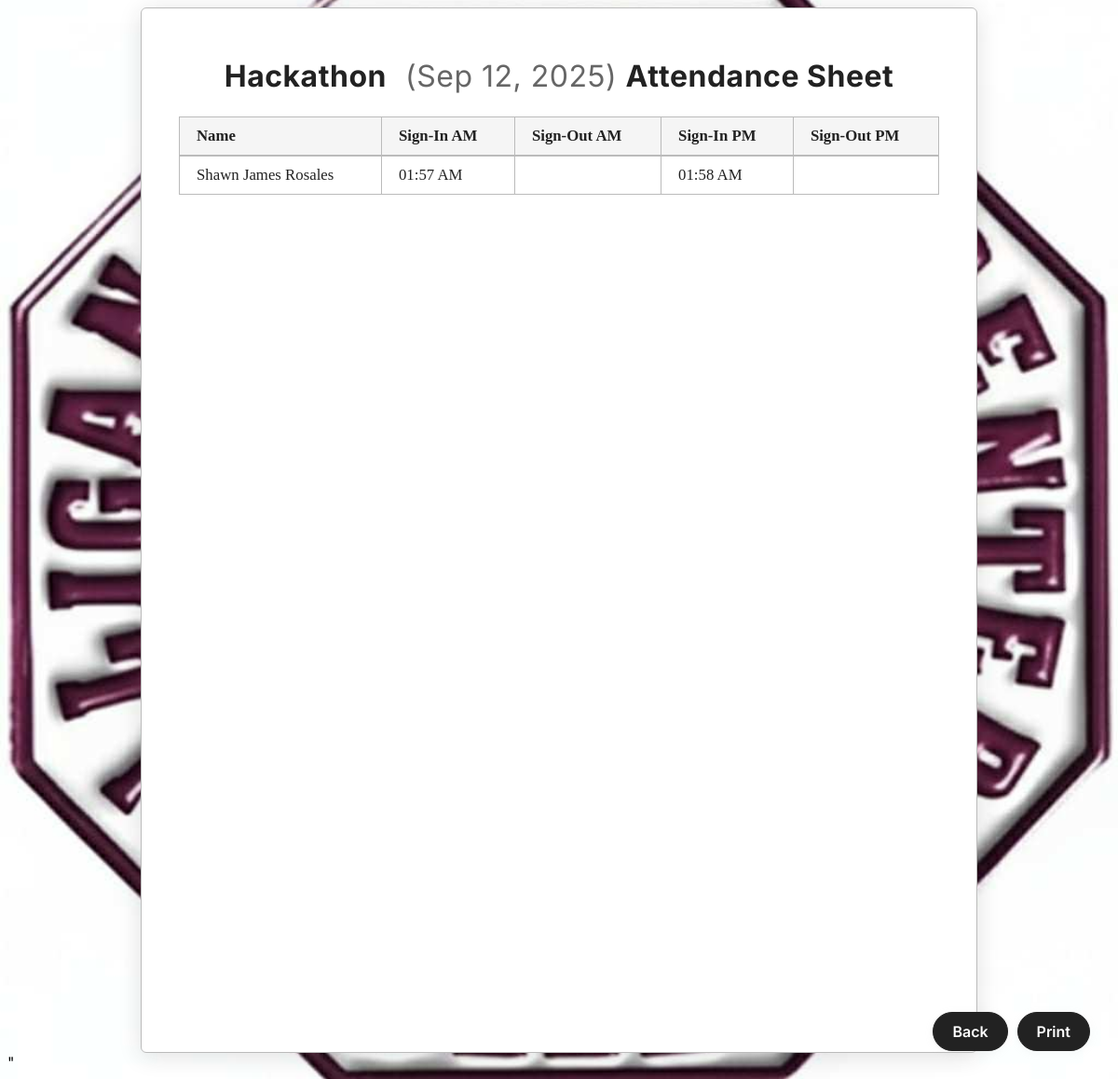
The page /attendance/print_attendance_sheet/31/ on the database as committed earlier.
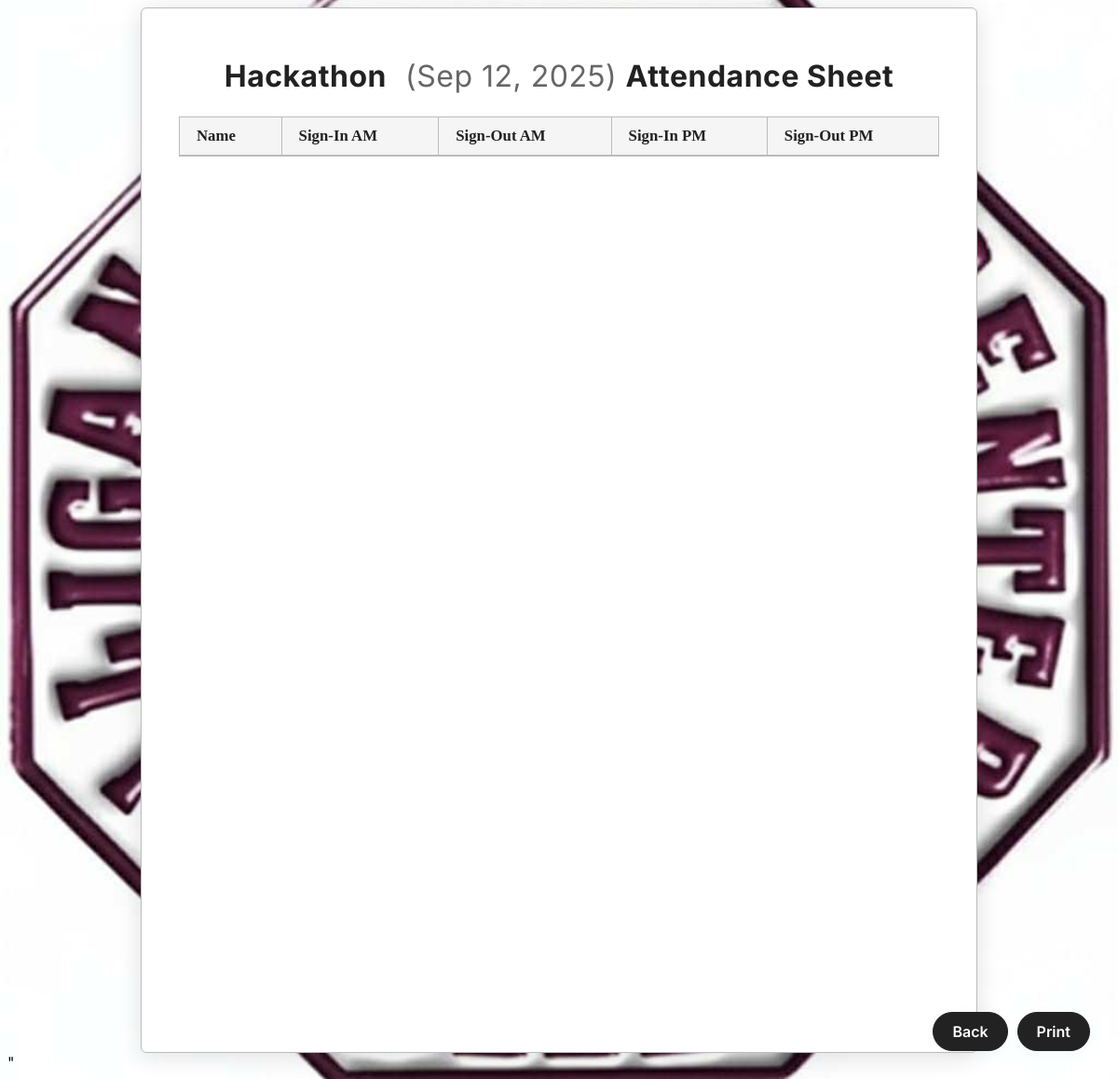
The same page on the database as committed later.
### attendance/models.py (models this page shows, shortened)
class Attendance(models.Model):
    attendee = models.ForeignKey(Attendee, on_delete=models.CASCADE)
    event= models.ForeignKey(Event, on_delete=models.CASCADE)
    sign_in_am = models.DateTimeField(null=True, blank=True)
    sign_out_am = models.DateTimeField(null=True, blank=True)
    sign_in_pm = models.DateTimeField(null=True, blank=True)
    sign_out_pm = models.DateTimeField(null=True, blank=True)

class Attendee(models.Model):
    barcode_id = models.CharField(max_length=100, unique=True)
    name = models.CharField(max_length=200)
    college = models.ForeignKey('College', on_delete=models.CASCADE, null=True, blank=True)

### attendance/views.py (the view)
# urls.py: path('print_attendance_sheet/<int:event_id>/', views.print_attendance_sheet, name='print_attendance_sheet'),
def print_attendance_sheet(request, event_id):
    event = get_object_or_404(Event, id=event_id)
    attendances = Attendance.objects.filter(event=event)
    return render(request, 'print_attendance_sheet.html', {
        'event': event,
        'attendances': attendances,
    })

### attendance/templates/print_attendance_sheet.html (shortened to what this page needs)
{% extends 'base.html' %}
{% block content %}
<div class="print-sheet">
    <h1>
        {{ event.name }}
        <span style="color:#666; font-size:1em; font-weight:normal; margin-left:12px;">
            ({{ event.date|date:"M j, Y" }})
        </span>
        Attendance Sheet
    </h1>
    <table>
        <thead>
            <tr>
                <th>Name</th>
                <th>Sign-In AM</th>
                <th>Sign-Out AM</th>
                <th>Sign-In PM</th>
                <th>Sign-Out PM</th>
            </tr>
        </thead>
        <tbody>
            {% for attendance in attendances %}
                <tr>
                    <td>{{ attendance.attendee.name }}</td>
                    <td>{{ attendance.sign_in_am|date:"h:i A" }}</td>
                    <td>{{ attendance.sign_out_am|date:"h:i A" }}</td>
                    <td>{{ attendance.sign_in_pm|date:"h:i A" }}</td>
                    <td>{{ attendance.sign_out_pm|date:"h:i A" }}</td>
                </tr>
            {% endfor %}
        </tbody>
    </table>
</div>
<div class="floater-btn-group">
    <a href="javascript:window.close()" class="back-btn">Back</a>
    <button type="button" class="back-btn print-btn" onclick="window.print()">Print</button>
</div>
{% endblock %}

Rows that differ between the two databases and show on the page:
removed Attendance: attendee.name "Shawn James Rosales", sign_in_am "01:57 AM", sign_in_pm "01:58 AM"
